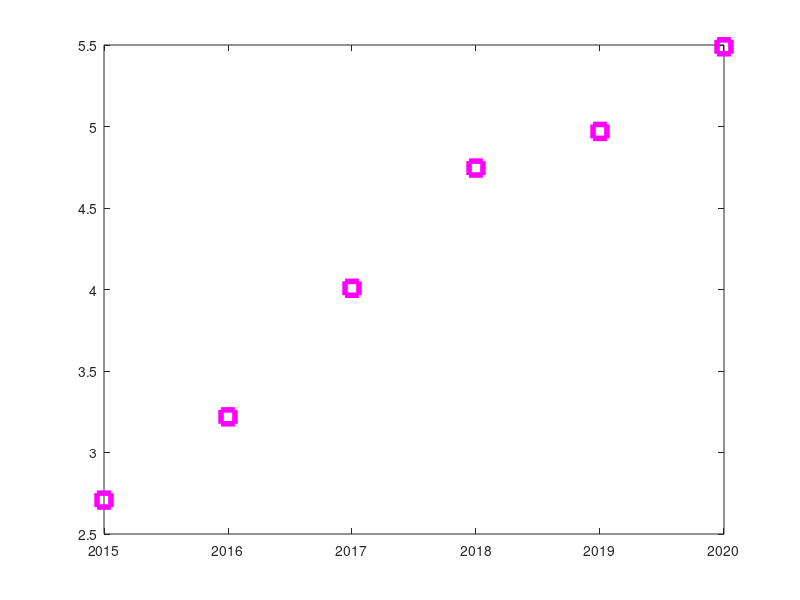

MATLAB code for this plot: (Note: this script raises an error after producing the figure.)
%% Q1

nos=[15,25,55,115,144,242]
year=[2015:1:2020]
plot(year,log(nos),'ms','MarkerSize',10,'LineWidth',4)

%% Q2
 load mitMap.mat
 x=[0,1500]
 y=[0,1000]
 subplot(2,2,1),image(x,y,mit)
 colormap(cMap)
 axis square
 title("Square")
 subplot(2,2,2),image(x,y,mit)
 colormap(cMap)
 axis tight
 title("Tight")
 subplot(2,2,3),image(x,y,mit)
 colormap(cMap)
 axis equal
 title("Equal")
 subplot(2,2,4),image(x,y,mit)
 colormap(cMap)
 title("XY")
 %% Q3
 rn=abs(randn([5,1]))
 bar(rn,'red')
 %% Q5
 r=randi([0,10],[1,10])
 near=0
 function near = findNearest(desiredVal)
    for i=1:10
        if abs(r(i)-desiredVal)<abs(r(near)-desiredVal)
            near=i;
        end
    end
    return
 end
 
 
 
 

